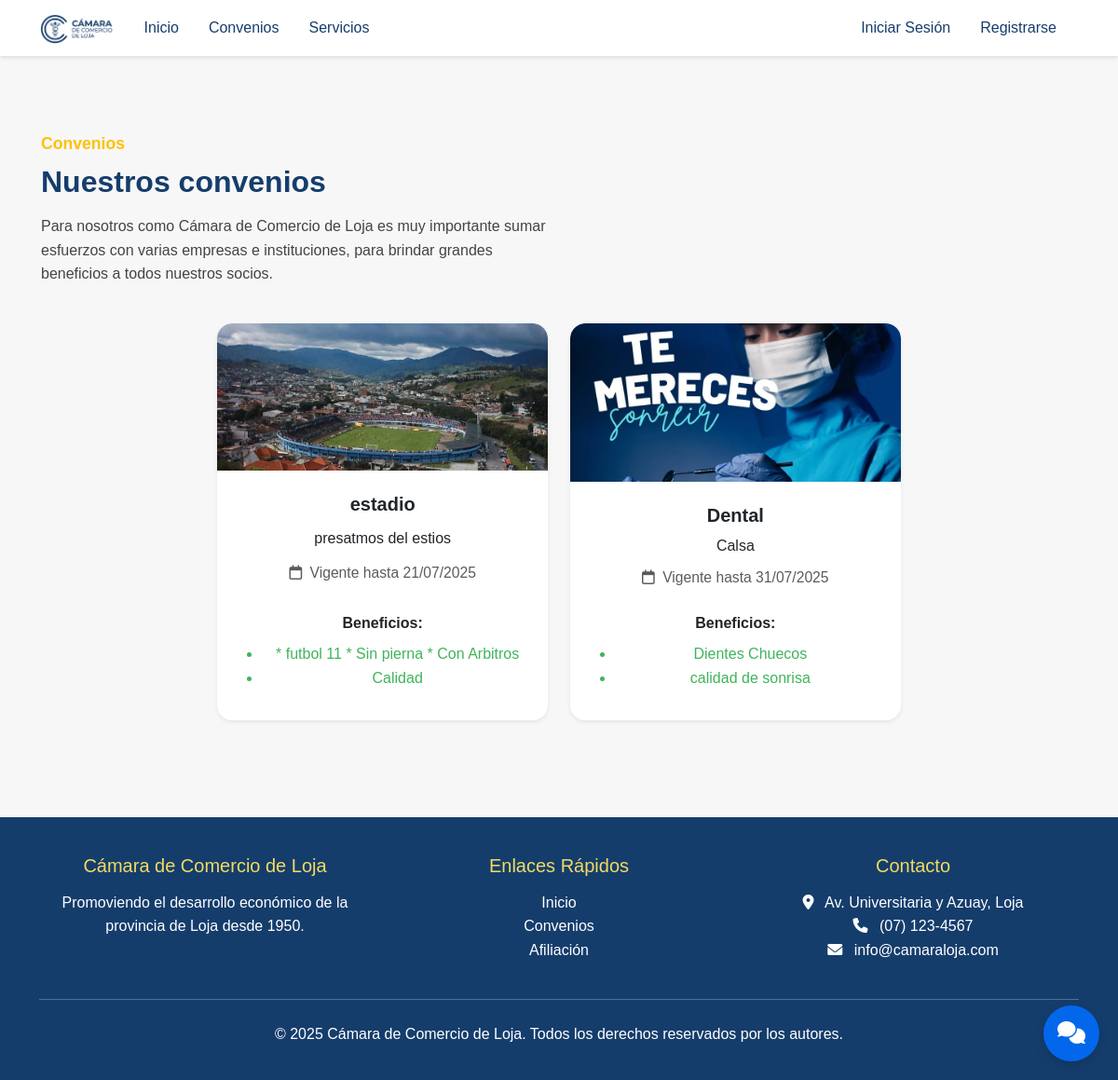
Screenshot of /convenios/ with the database file from the repository.
### camara/models.py (models this page shows, shortened)
class Convenio(models.Model):
    CATEGORIA_CHOICES = [
        ('financieros', 'Servicios Financieros'),
        ('turismo', 'Turismo y Hotelería'),
        ('profesionales', 'Servicios Profesionales'),
        ('graficos', 'Servicios Gráficos'),
    ]
    nombre = models.CharField(max_length=255)
    descripcion = models.TextField(null=True, blank=True)
    imagen = models.ImageField(upload_to='convenios/', null=True, blank=True)
    fecha_fin = models.DateField(null=True, blank=True)
    categoria = models.CharField(
        max_length=20,
        choices=CATEGORIA_CHOICES,
        default='financieros'
    )
    tiene_descuento = models.BooleanField(default=False)  # Nuevo campo
    porcentaje_descuento = models.DecimalField(max_digits=5, decimal_places=2, null=True, blank=True)  # Nuevo campo

class Beneficio(models.Model):
    convenio = models.ForeignKey(Convenio, on_delete=models.SET_NULL, null=True)
    descripcion = models.TextField(null=True, blank=True)

### camara/views.py (the view)
# urls.py: path('convenios/', views.convenios, name='convenios'),
def convenios(request):
    convenios = Convenio.objects.all()
    return render(request, 'vista_publica/convenios.html', {'convenios': convenios})

### camara/template/vista_publica/convenios.html (shortened to what this page needs)
{% extends "master.html" %}
{% load static %}
{% block content %}
<div class="container mt-5">
    <div class="row align-items-center mb-4">
        <div class="col-md-6">
            <span class="convenios-subtitulo">Convenios</span>
            <h2 class="convenios-titulo mt-2">Nuestros convenios</h2>
            <p class="convenios-descripcion mt-3">
                Para nosotros como Cámara de Comercio de Loja es muy importante sumar esfuerzos con varias empresas e
                instituciones, para brindar grandes beneficios a todos nuestros socios.
            </p>
        </div>
    </div>
    <div class="row justify-content-center">
        {% for convenio in convenios %}
        <div class="col-md-4 mb-4 d-flex align-items-stretch">
            <div class="card shadow-sm h-100 w-100 border-0 rounded-4">
                {% if convenio.imagen %}
                <img src="{{ convenio.imagen.url }}" alt="{{ convenio.nombre }}" class="card-img-top rounded-top-4"
                    style="max-height:170px;object-fit:cover;">
                {% endif %}
                <div class="card-body text-center d-flex flex-column justify-content-between">
                    <h5 class="card-title mt-2 fw-bold">{{ convenio.nombre }}</h5>
                    <p class="card-text mb-2">{{ convenio.descripcion }}</p>
                    {% if convenio.fecha_fin %}
                    <div class="text-muted mb-2" style="font-size:0.98em;">
                        <i class="fa-regular fa-calendar me-1"></i>
                        Vigente hasta {{ convenio.fecha_fin|date:"d/m/Y" }}
                    </div>
                    {% endif %}
                    {% with beneficios=convenio.beneficio_set.all %}
                    {% if beneficios %}
                    <div class="mt-3">
                        <strong>Beneficios:</strong>
                        <ul style="margin-top:8px;">
                            {% for beneficio in beneficios %}
                            <li style="color:#40b45b;">
                                {{ beneficio.descripcion }}
                            </li>
                            {% endfor %}
                        </ul>
                    </div>
                    {% endif %}
                    {% endwith %}
                </div>
            </div>
        </div>
        {% empty %}
        <div class="col-12">
            <div class="alert alert-info text-center">No hay convenios registrados.</div>
        </div>
        {% endfor %}
    </div>
</div>
{% endblock %}

### camara/static/css/style.css (style rules this page uses)
:root { --color-logo: #153D6C; --color-azul-brillante: #0367EC; --color-dorado: #B48314; --color-amarillo-claro: #F1DB62; --color-blanco: #FFFFFF; --color-gris-claro: #F8F9FA; --color-gris: #6C757D; --color-oscuro: #212529; }
* { margin: 0; padding: 0; box-sizing: border-box; }
body { font-family: 'Segoe UI', Tahoma, Geneva, Verdana, sans-serif; line-height: 1.6; color: var(--color-oscuro); background-color: var(--color-gris-claro); }
body { font-family: Arial, sans-serif; background: #f7f7f7; margin: 0; padding: 0; }
h2 { color: #003366; }
.card { border: none; border-radius: 15px; box-shadow: 0 4px 6px rgba(0,0,0,0.1); transition: all 0.3s ease; overflow: hidden; }
.convenios-subtitulo { color: #ffc107; font-weight: 600; font-size: 1.1rem; }
.convenios-titulo { color: #153D6C; font-weight: bold; }
.convenios-descripcion { color: #444; font-size: 1rem; }

### rows the page displays
Convenio: imagen (picture), nombre "estadio", descripcion "presatmos del estios", fecha_fin "21/07/2025"
Beneficio: descripcion "* futbol 11 * Sin pierna * Con Arbitros"
Beneficio: descripcion "Calidad"
Convenio: imagen (picture), nombre "Dental", descripcion "Calsa", fecha_fin "31/07/2025"
Beneficio: descripcion "Dientes Chuecos"
Beneficio: descripcion "calidad de sonrisa"
